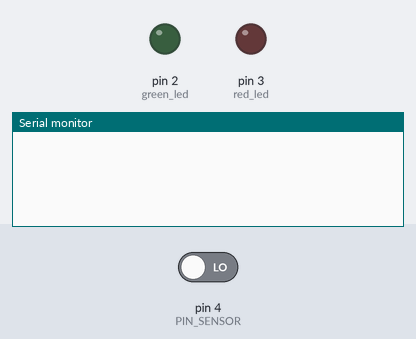
Simulated run of this sketch. Board: Arduino Uno, built with avr-gcc and run on an emulated ATmega328P. Shown: output pins drawn as LEDs (lit = HIGH), the last lines printed to the serial monitor. The test bench sets the inputs (shaded band); at power-on: pin 4 (PIN_SENSOR) LOW.

Above: at 1.2 s.
1.3 s: pin 4 (PIN_SENSOR) driven HIGH
At 2.2 s:
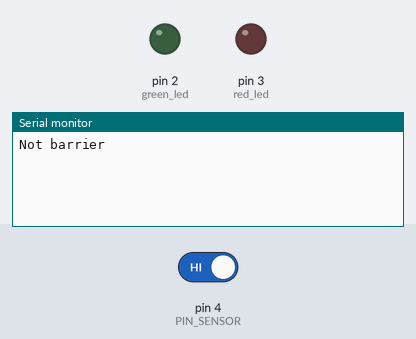
2.8 s: pin 4 (PIN_SENSOR) driven LOW
At 3.3 s:
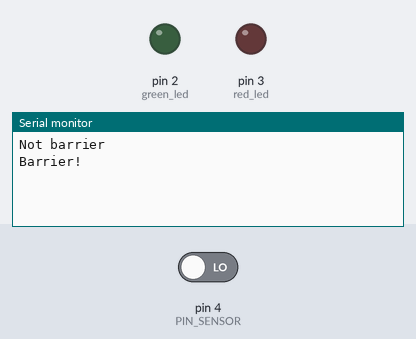

The sketch:

detection.ino
```cpp
#define PIN_SENSOR 4

int previous_state = 0;
int red_led = 3;
int green_led = 2;

void setup() {
  Serial.begin(9600);
  pinMode(red_led, OUTPUT);
  pinMode(green_led, OUTPUT);
  pinMode(PIN_SENSOR, INPUT);
}

void loop() {
  int new_state = digitalRead(PIN_SENSOR);
  if (new_state != previous_state){
    if (new_state == 0){
      Serial.println("Barrier!"); // define barrier
      pinMode(green_led, LOW);
      pinMode(red_led, HIGH);
    }
    else{
      Serial.println("Not barrier"); // not barrier
      pinMode(red_led, LOW);
      pinMode(green_led, HIGH);
    }
  }
  previous_state = new_state;
}
```

Measured:
- after the input at 1.3 s, the serial monitor: prints a new line at once (image 1)
- after the input at 2.8 s, the serial monitor: prints a new line at once (image 2)
